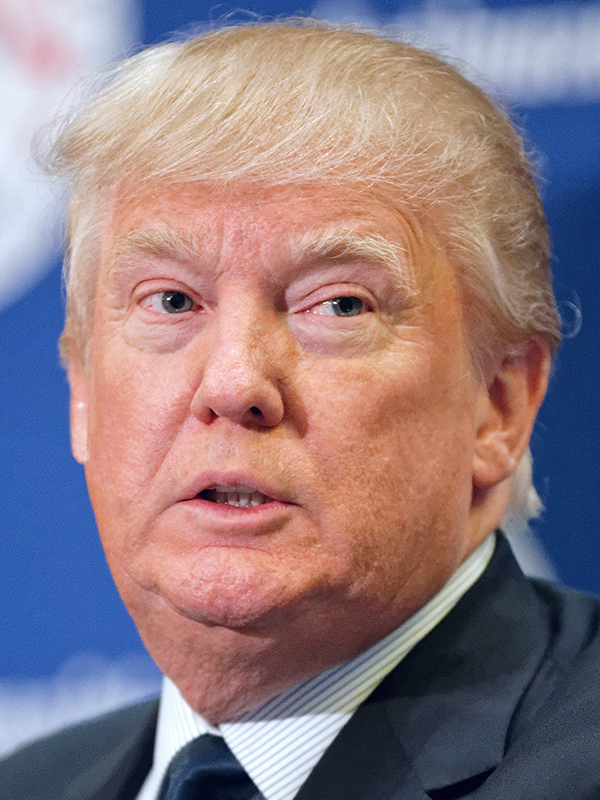
#> input picture jf_1_faceswap/clean_samples/man2.jpg, 600 x 800 px, given in place of the camera
$ python read2.py
#> lines starting #> are read from the running program, lines starting #| are printed output that depends on the picture; after the words box and inside, x2 and y2 are one past the last pixel; in counts of white or black regions, pixels touching at a corner belong together
# https://www.youtube.com/watch?v=oXlwWbU8l2o
# https://github.com/jasmcaus/opencv-course/tree/master/Resources/Photos
# https://github.com/jasmcaus/caer

import cv2 as cv
import os

def get_available_cameras():
    """
    https://medium.com/@saicoumar/how-to-use-a-smartphone-as-a-webcam-with-opencv-b68773db9ddd
    get_available_cameras() -> List
    """
    available_cameras = []
    # Check for 5 cameras
    for i in range(5):
        cap = cv.VideoCapture(i)
        if cap.isOpened():
            available_cameras.append(i)
            cap.release()
    return available_cameras

cameras = get_available_cameras()
if cameras:
    print("Available Cameras:", cameras)
else:
    print("No cameras found.")

# Get the directory of the script
script_dir = os.path.dirname(__file__)

# Move one level up
parent_dir = os.path.dirname(script_dir)

# Construct the relative path from the parent directory
relative_path = 'opencv-course/Resources/Photos/cat.jpg'
img_path = os.path.join(parent_dir, relative_path)

print(f"Script directory: {script_dir}")
print(f"Parent directory: {parent_dir}")
print(f"Image path: {img_path}")

# img_path = 'jf_opencv_course/opencv-course/Resources/Photos/cat_large.jpg'
img = cv.imread(img_path)


path = os.path.join(parent_dir,'opencv-course/Resources/Videos/dog.mp4')


get_available_cameras()

# capture = cv.VideoCapture(path)
capture = cv.VideoCapture(0) # <- This is for the first camera
# capture = cv.VideoCapture(1) # <- This is for the second camera
# capture = cv.VideoCapture(2) # <- This is for the iphone camera
# capture = cv.VideoCapture('https://10.4.4.238:4747/video')


# Check if the image was loaded successfully
if capture is None:
    print(f"Error: Unable to load image at {path}. Please check the file path and ensure the file exists.")


while True:
    isTrue, frame = capture.read()
#> frame is the input picture: shape (800, 600, 3); mean B, G, R 130.9, 124.5, 144.5

    blur = cv.GaussianBlur(frame, (15,15), cv.BORDER_DEFAULT)
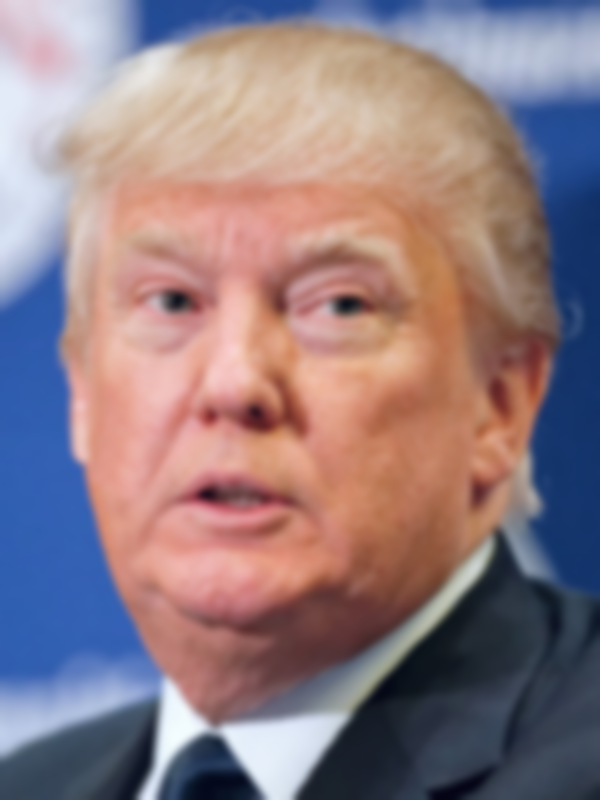
#> blur: shape (800, 600, 3); mean B, G, R 130.9, 124.5, 144.5
    # cv.imshow('Video', frame)
    cv.imshow('Video', blur)

    canny = cv.Canny(frame, 125, 175)
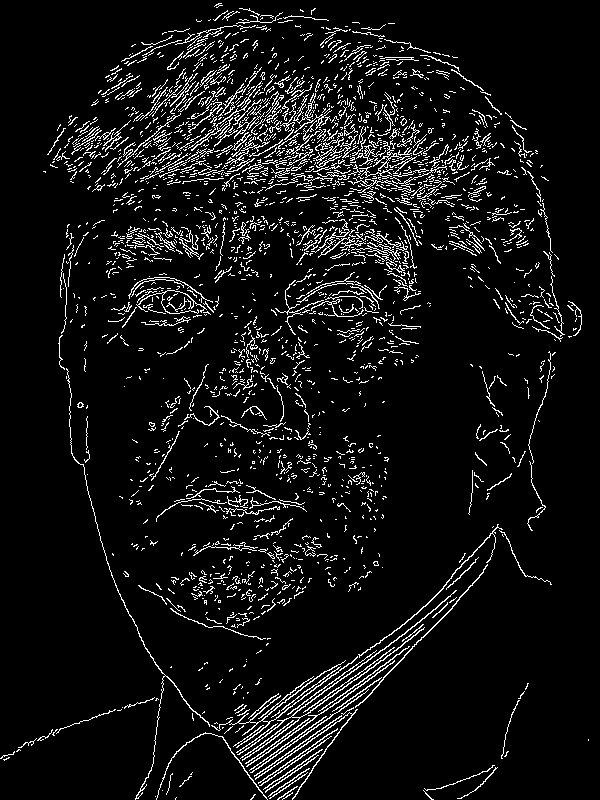
#> canny: shape (800, 600); 7% white in thin lines or dots
    cv.imshow('Canny', canny)

    grey = cv.cvtColor(frame, cv.COLOR_BGR2GRAY)
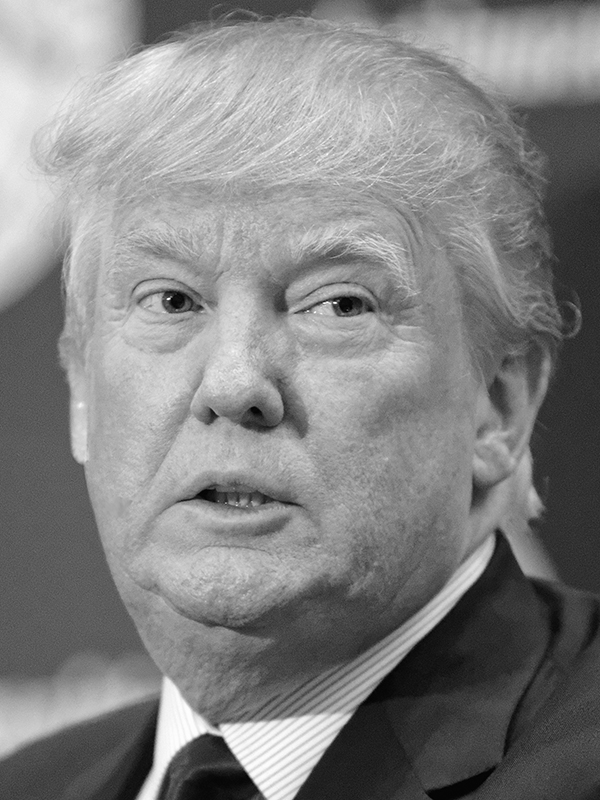
#> grey: shape (800, 600); min 2, max 255, mean 131.2
    cv.imshow('Grey', grey)

    # thesholding
    ret, thresh = cv.threshold(grey, 125, 255, cv.THRESH_BINARY)
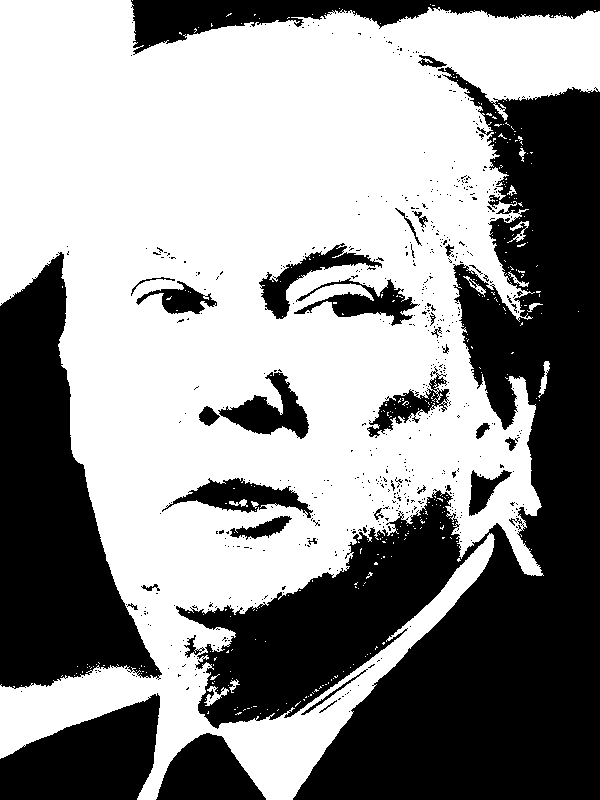
#> thresh: shape (800, 600); 57.4% white; 586 black regions (551 under 20 px), largest, box (x1, y1, x2, y2) and area: (176, 67, 600, 800) 124904, (0, 252, 162, 689) 36894, (0, 693, 160, 800) 11378
    cv.imshow('Thresh', thresh)

    if cv.waitKey(20) & 0xFF==ord('d'):
#> (key Esc is pressed here)
        break

capture.release()
cv.destroyAllWindows()
